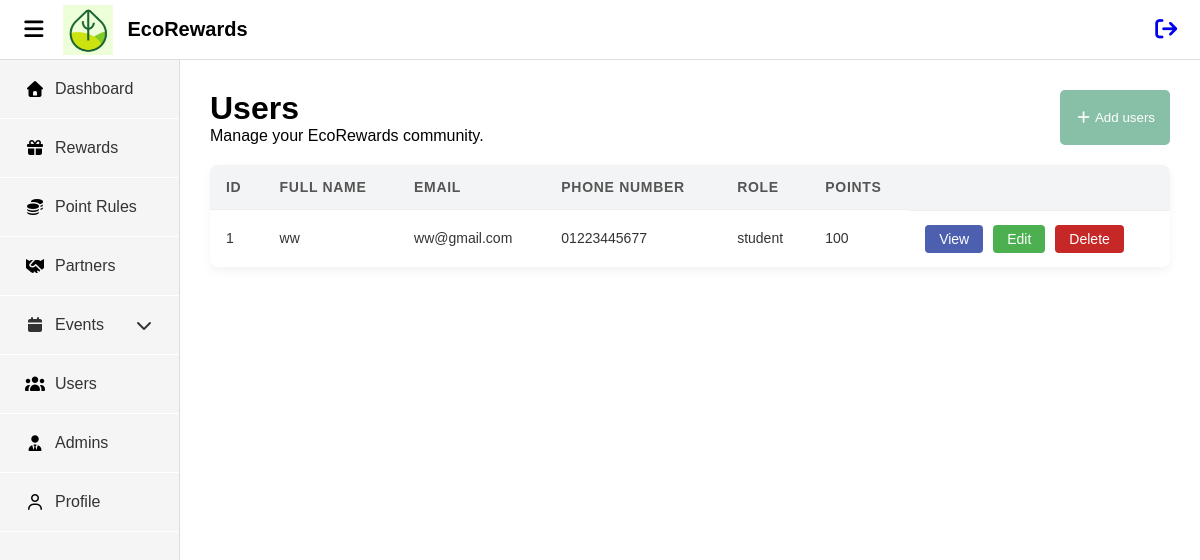
Page /admin/users.php on the earlier database version.
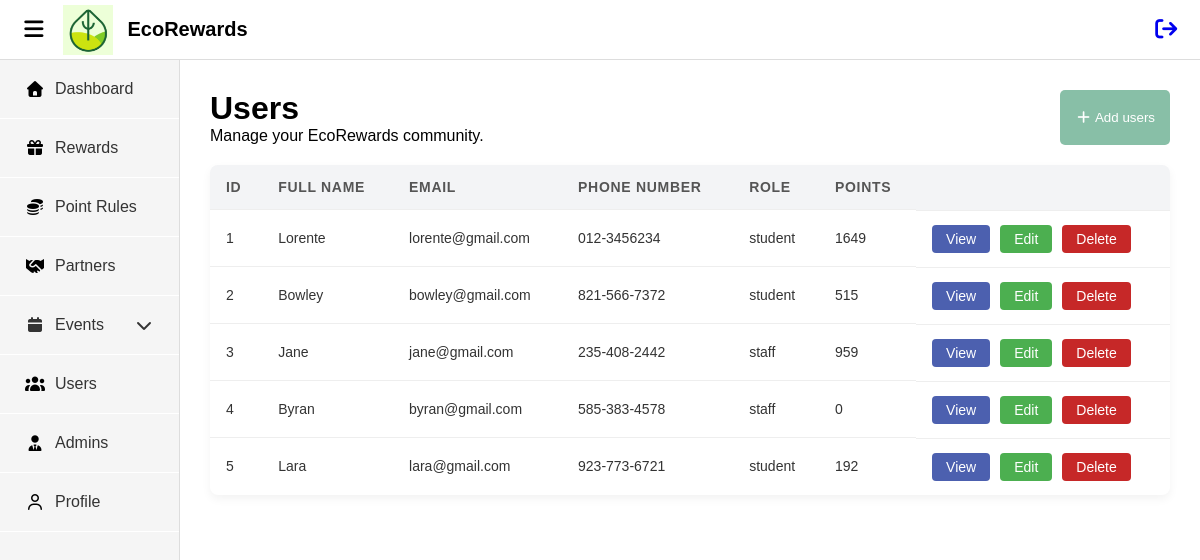
Same page on the later database version.
### tables this page shows
CREATE TABLE `users` (
  `id` int(11) NOT NULL,
  `fullname` varchar(50) NOT NULL,
  `password` varchar(100) NOT NULL,
  `profile_image` varchar(250) NOT NULL,
  `email` varchar(50) NOT NULL,
  `phone` varchar(50) NOT NULL,
  `role` enum('student','staff') NOT NULL,
  `user_points` int(11) NOT NULL,
  `created_at` varchar(50) NOT NULL
);

### admin/users.php (the view, shortened to what this page needs)
<!DOCTYPE html>
<html lang="en">
<head>
    <link href="./assets/css/style.css" rel="stylesheet" type="text/css" />
    <link rel="stylesheet" href="https://cdnjs.cloudflare.com/ajax/libs/font-awesome/7.0.1/css/all.min.css" />
</head>
<body>
    <?php include('topnavbar.php') ?>
    <div class="wrapper">
        <?php include('sidebar.php') ?>
        <main class="main">
            <div class="header">
                <div>
                    <h1>Users</h1>
                    <p>Manage your EcoRewards community.</p>
                </div>
                <button class="adduser" id="addusers">
                    <i class="fa-solid fa-plus"></i>
                     Add users
                </button>
            </div>
            <table class="datatable">
                <thead>
                    <tr>
                        <th>ID</th>
                        <th>Full Name</th>
                        <th>Email</th>
                        <th>Phone Number</th>
                        <th>Role</th>
                        <th>Points</th>
                        <th></th>
                    </tr>
                </thead>
                <?php
                include('conn.php');
                $sql = "Select * From users";
                $result = mysqli_query($dbConn,$sql);
                while($rows = mysqli_fetch_array($result)){
                    echo "<tr>";
                    echo "<td>".$rows['id']."</td>";
                    echo "<td>".$rows['fullname']."</td>";
                    echo "<td>".$rows['email']."</td>";
                    echo "<td>".$rows['phone']."</td>";
                    echo "<td>".$rows['role']."</td>";
                    echo "<td>".$rows['user_points']."</td>";
                    echo "<td class='action-buttons'>
                        <a href='?action=view&id=".$rows['id']."' class='btn-outline btnview'>View</a>
                        <a href='edituser.php?id=".$rows['id']."' class='btn-outline btnedit'>Edit</a>
                        <a href='deleteuser.php?id=".$rows['id']."' class='btn-outline btndelete'>Delete</a>
                    </td>";
                }
                ?>
                </table>
        </main>
    </div>
</body>
</html>

Differences in the rows shown:
changed users id 1: fullname "ww" → "Lorente"; email "ww@gmail.com" → "lorente@gmail.com"; phone "01223445677" → "012-3456234"; user_points "100" → "1649"
added users: id "2", fullname "Bowley", email "bowley@gmail.com", phone "821-566-7372", role "student", user_points "515"
added users: id "3", fullname "Jane", email "jane@gmail.com", phone "235-408-2442", role "staff", user_points "959"
added users: id "4", fullname "Byran", email "byran@gmail.com", phone "585-383-4578", role "staff", user_points "0"
added users: id "5", fullname "Lara", email "lara@gmail.com", phone "923-773-6721", role "student", user_points "192"
